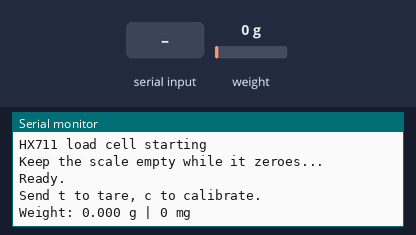
This sketch was run on a simulated Arduino Uno, built with avr-gcc and run on an emulated ATmega328P. Parts: the last lines printed to the serial monitor. Inputs (shaded band) come from the test bench; at power-on: weight on the scale 0 g.

Above: at 2.2 s.
2.3 s: "t90\n" received over Serial
At 3.8 s:
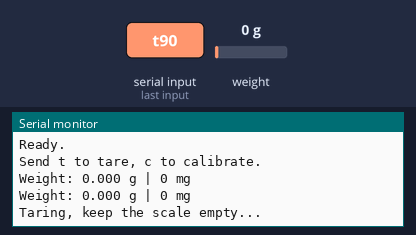
5.5 s: "c90\n" received over Serial
At 9.0 s:
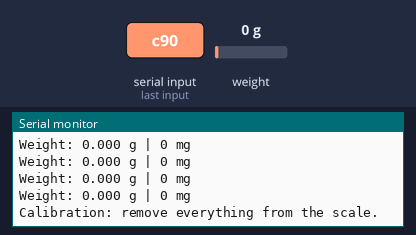
13.5 s: "90,45\n" received over Serial
At 17.3 s:
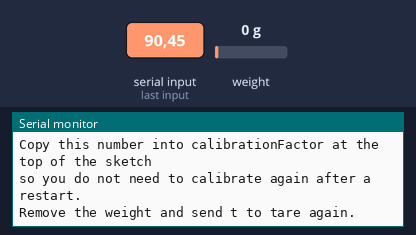
17.5 s: weight on the scale set to 100 g
At 18.5 s:
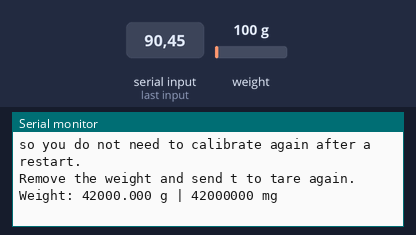
19.0 s: weight on the scale set to 1250 g
At 20.5 s:
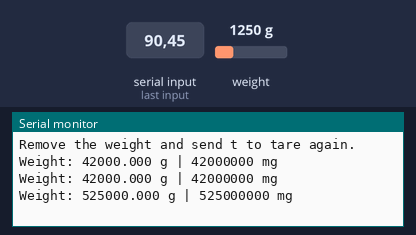
Timing chart, 0 to 21.5 s (numbered marks = the images above; inputs shaded):
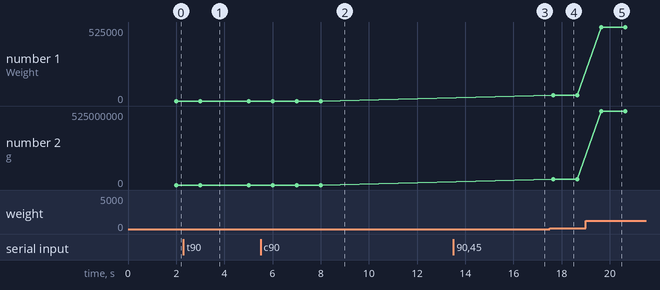

The sketch:

loadcell.ino
```cpp
/*
  Load cell with HX711 board for Arduino IDE

  Library needed: "HX711" by Bogdan Necula (bogde)
  Install it in Arduino IDE: Sketch > Include Library > Manage Libraries, search HX711.

  Wiring (typical Arduino Uno):
    HX711 VCC  to Arduino 5V
    HX711 GND  to Arduino GND
    HX711 DT   to Arduino pin 5
    HX711 SCK  to Arduino pin 6

  Load cell wires to the HX711 board (colors vary by load cell, check your datasheet):
    Red   to E+
    Black to E minus
    White to A minus
    Green to A+

  Serial Monitor: set baud to 9600 and line ending to "Newline".

  Serial commands:
    t  tare (set the current weight as zero, remove everything from the scale first)
    c  calibrate with a known weight (type the known weight in GRAMS)
*/

#include "HX711.h"

const int DOUT_PIN = 5;
const int SCK_PIN = 6;

// 1 gram = 1000 milligrams
const float MG_PER_GRAM = 1000.0;

HX711 scale;

// This number converts raw readings into grams.
// It is replaced by your own value once you run calibration with the c command.
float calibrationFactor = 420.00;

unsigned long lastPrint = 0;

void setup() {
  Serial.begin(9600);
  scale.begin(DOUT_PIN, SCK_PIN);

  Serial.println("HX711 load cell starting");
  Serial.println("Keep the scale empty while it zeroes...");

  scale.set_scale(calibrationFactor);
  scale.tare();  // zero the scale using the average of several readings

  Serial.println("Ready.");
  Serial.println("Send t to tare, c to calibrate.");
}

void loop() {
  // Print the weight twice per second
  if (millis() - lastPrint >= 500) {
    lastPrint = millis();
    if (scale.is_ready()) {
      float grams = scale.get_units(10);          // average of 10 readings to reduce noise
      float milligrams = grams * MG_PER_GRAM;     // convert grams to milligrams

      Serial.print("Weight: ");
      Serial.print(grams, 3);                     // grams with 3 decimals
      Serial.print(" g | ");
      Serial.print(milligrams, 0);                // milligrams with no decimals
      Serial.println(" mg");
    } else {
      Serial.println("HX711 not found. Check wiring.");
    }
  }

  if (Serial.available()) {
    char cmd = Serial.read();
    if (cmd == 't') {
      Serial.println("Taring, keep the scale empty...");
      scale.tare();
      Serial.println("Tare done.");
    } else if (cmd == 'c') {
      calibrate();
    }
  }
}

void calibrate() {
  // Step 1: zero with nothing on the scale
  Serial.println("Calibration: remove everything from the scale.");
  delay(3000);
  scale.set_scale();  // reset the factor to 1 so we read raw values
  scale.tare();

  // Step 2: place something whose weight you know
  Serial.println("Place a known weight on the scale now.");
  Serial.println("Then type its weight in GRAMS and send it (example: 500).");

  while (Serial.available()) Serial.read();  // clear leftover characters
  while (!Serial.available()) {
    delay(10);
  }
  float knownGrams = Serial.parseFloat();

  if (knownGrams <= 0) {
    Serial.println("That weight was not valid. Calibration cancelled.");
    scale.set_scale(calibrationFactor);
    return;
  }

  // Step 3: raw reading divided by the real weight gives the calibration factor
  delay(1000);
  float raw = scale.get_value(20);  // average of 20 raw readings minus the tare offset
  calibrationFactor = raw / knownGrams;
  scale.set_scale(calibrationFactor);

  Serial.print("New calibration factor: ");
  Serial.println(calibrationFactor, 2);
  Serial.println("Copy this number into calibrationFactor at the top of the sketch");
  Serial.println("so you do not need to calibrate again after a restart.");
  Serial.println("Remove the weight and send t to tare again.");
}
```

Measured:
- after the input at 2.3 s, the serial monitor: prints a new line after 0.73 s (image 1)
- after the input at 5.5 s, the serial monitor: prints a new line after 2.5 s (image 2)
- after the input at 13.5 s, the serial monitor: prints a new line after 3.0 s (image 3)
- after the input at 17.5 s, the serial monitor: prints a new line after 0.14 s (image 4)
- after the input at 19.0 s, the serial monitor: prints a new line after 0.64 s (image 5)
- plotted number 1: 0 → 42000 after the input at 17.5 s, 42000 → 525000 after the input at 19.0 s
- plotted number 2: 0 → 42000000 after the input at 17.5 s, 42000000 → 525000000 after the input at 19.0 s
